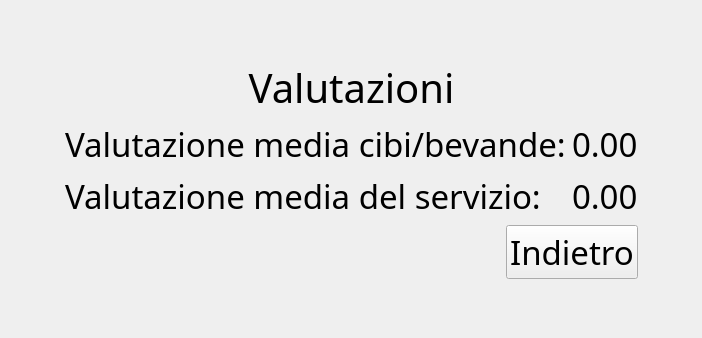
<?xml version="1.0" encoding="UTF-8"?>
<ui version="4.0">
 <class>ValuationView</class>
 <widget class="QWidget" name="ValuationView">
  <property name="geometry">
   <rect>
    <x>0</x>
    <y>0</y>
    <width>702</width>
    <height>338</height>
   </rect>
  </property>
  <property name="windowTitle">
   <string>Form</string>
  </property>
  <layout class="QGridLayout" name="gridLayout">
   <item row="1" column="1">
    <layout class="QVBoxLayout" name="verticalLayout">
     <item>
      <widget class="QLabel" name="label_5">
       <property name="font">
        <font>
         <family>Maiandra GD</family>
         <pointsize>30</pointsize>
        </font>
       </property>
       <property name="text">
        <string>Valutazioni</string>
       </property>
       <property name="alignment">
        <set>Qt::AlignCenter</set>
       </property>
      </widget>
     </item>
     <item>
      <layout class="QHBoxLayout" name="horizontalLayout_4">
       <item>
        <layout class="QVBoxLayout" name="verticalLayout_3">
         <item>
          <widget class="QLabel" name="label">
           <property name="font">
            <font>
             <family>Maiandra GD</family>
             <pointsize>25</pointsize>
            </font>
           </property>
           <property name="text">
            <string>Valutazione media cibi/bevande:</string>
           </property>
          </widget>
         </item>
         <item>
          <widget class="QLabel" name="label_3">
           <property name="font">
            <font>
             <family>Maiandra GD</family>
             <pointsize>25</pointsize>
            </font>
           </property>
           <property name="text">
            <string>Valutazione media del servizio:</string>
           </property>
          </widget>
         </item>
        </layout>
       </item>
       <item>
        <layout class="QVBoxLayout" name="verticalLayout_4">
         <item>
          <widget class="QLabel" name="foodsAndDrinks">
           <property name="font">
            <font>
             <family>Maiandra GD</family>
             <pointsize>25</pointsize>
            </font>
           </property>
           <property name="text">
            <string>0.00</string>
           </property>
          </widget>
         </item>
         <item>
          <widget class="QLabel" name="service">
           <property name="font">
            <font>
             <family>Maiandra GD</family>
             <pointsize>25</pointsize>
            </font>
           </property>
           <property name="text">
            <string>0.00</string>
           </property>
          </widget>
         </item>
        </layout>
       </item>
      </layout>
     </item>
     <item>
      <layout class="QHBoxLayout" name="horizontalLayout_3">
       <item>
        <spacer name="horizontalSpacer">
         <property name="orientation">
          <enum>Qt::Horizontal</enum>
         </property>
         <property name="sizeHint" stdset="0">
          <size>
           <width>40</width>
           <height>20</height>
          </size>
         </property>
        </spacer>
       </item>
       <item>
        <widget class="QPushButton" name="back">
         <property name="font">
          <font>
           <family>Maiandra GD</family>
           <pointsize>25</pointsize>
           <italic>false</italic>
          </font>
         </property>
         <property name="text">
          <string>Indietro</string>
         </property>
        </widget>
       </item>
      </layout>
     </item>
    </layout>
   </item>
   <item row="1" column="0">
    <spacer name="horizontalSpacer_2">
     <property name="orientation">
      <enum>Qt::Horizontal</enum>
     </property>
     <property name="sizeHint" stdset="0">
      <size>
       <width>40</width>
       <height>20</height>
      </size>
     </property>
    </spacer>
   </item>
   <item row="2" column="1">
    <spacer name="verticalSpacer_2">
     <property name="orientation">
      <enum>Qt::Vertical</enum>
     </property>
     <property name="sizeHint" stdset="0">
      <size>
       <width>20</width>
       <height>40</height>
      </size>
     </property>
    </spacer>
   </item>
   <item row="0" column="1">
    <spacer name="verticalSpacer">
     <property name="orientation">
      <enum>Qt::Vertical</enum>
     </property>
     <property name="sizeHint" stdset="0">
      <size>
       <width>20</width>
       <height>40</height>
      </size>
     </property>
    </spacer>
   </item>
   <item row="1" column="2">
    <spacer name="horizontalSpacer_3">
     <property name="orientation">
      <enum>Qt::Horizontal</enum>
     </property>
     <property name="sizeHint" stdset="0">
      <size>
       <width>40</width>
       <height>20</height>
      </size>
     </property>
    </spacer>
   </item>
  </layout>
 </widget>
 <resources/>
 <connections/>
</ui>
